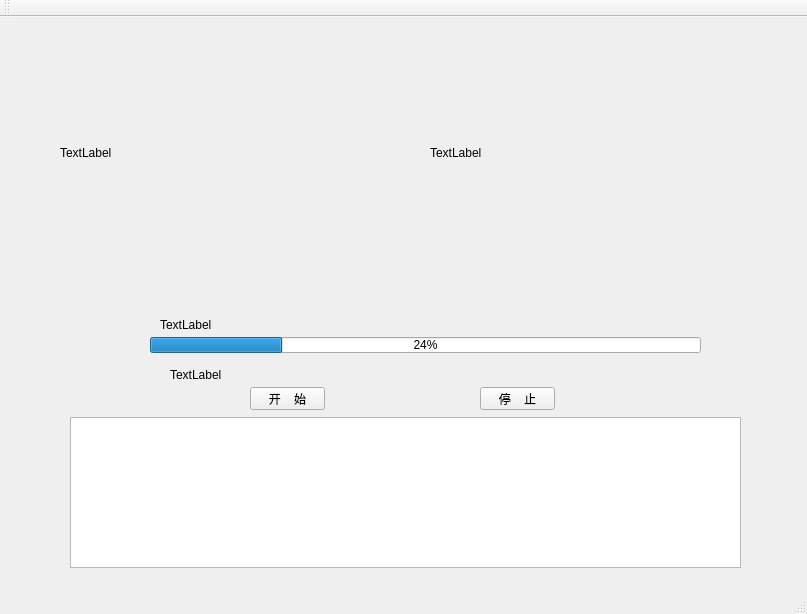
<?xml version="1.0" encoding="UTF-8"?>
<ui version="4.0">
 <class>QtWidgetsApplication1Class</class>
 <widget class="QMainWindow" name="QtWidgetsApplication1Class">
  <property name="geometry">
   <rect>
    <x>0</x>
    <y>0</y>
    <width>807</width>
    <height>614</height>
   </rect>
  </property>
  <property name="windowTitle">
   <string>QtWidgetsApplication1</string>
  </property>
  <widget class="QWidget" name="centralWidget">
   <widget class="QLabel" name="camera1">
    <property name="geometry">
     <rect>
      <x>60</x>
      <y>40</y>
      <width>291</width>
      <height>191</height>
     </rect>
    </property>
    <property name="text">
     <string>TextLabel</string>
    </property>
   </widget>
   <widget class="QPushButton" name="StartButton">
    <property name="geometry">
     <rect>
      <x>250</x>
      <y>370</y>
      <width>75</width>
      <height>23</height>
     </rect>
    </property>
    <property name="text">
     <string>开    始</string>
    </property>
   </widget>
   <widget class="QPushButton" name="StopButton">
    <property name="geometry">
     <rect>
      <x>480</x>
      <y>370</y>
      <width>75</width>
      <height>23</height>
     </rect>
    </property>
    <property name="text">
     <string>停    止</string>
    </property>
   </widget>
   <widget class="QLabel" name="time1">
    <property name="geometry">
     <rect>
      <x>170</x>
      <y>350</y>
      <width>81</width>
      <height>16</height>
     </rect>
    </property>
    <property name="text">
     <string>TextLabel</string>
    </property>
   </widget>
   <widget class="QLabel" name="camera2">
    <property name="geometry">
     <rect>
      <x>430</x>
      <y>40</y>
      <width>291</width>
      <height>191</height>
     </rect>
    </property>
    <property name="text">
     <string>TextLabel</string>
    </property>
   </widget>
   <widget class="QProgressBar" name="progressBar">
    <property name="geometry">
     <rect>
      <x>150</x>
      <y>320</y>
      <width>551</width>
      <height>16</height>
     </rect>
    </property>
    <property name="value">
     <number>24</number>
    </property>
   </widget>
   <widget class="QLabel" name="progressLabel">
    <property name="geometry">
     <rect>
      <x>160</x>
      <y>300</y>
      <width>501</width>
      <height>16</height>
     </rect>
    </property>
    <property name="text">
     <string>TextLabel</string>
    </property>
   </widget>
   <widget class="QTextBrowser" name="logBrowser">
    <property name="geometry">
     <rect>
      <x>70</x>
      <y>400</y>
      <width>671</width>
      <height>151</height>
     </rect>
    </property>
   </widget>
  </widget>
  <widget class="QMenuBar" name="menuBar">
   <property name="geometry">
    <rect>
     <x>0</x>
     <y>0</y>
     <width>807</width>
     <height>23</height>
    </rect>
   </property>
   <property name="defaultUp">
    <bool>false</bool>
   </property>
   <property name="nativeMenuBar">
    <bool>true</bool>
   </property>
  </widget>
  <widget class="QToolBar" name="mainToolBar">
   <attribute name="toolBarArea">
    <enum>TopToolBarArea</enum>
   </attribute>
   <attribute name="toolBarBreak">
    <bool>false</bool>
   </attribute>
  </widget>
  <widget class="QStatusBar" name="statusBar"/>
 </widget>
 <layoutdefault spacing="6" margin="11"/>
 <resources>
  <include location="QtWidgetsApplication1.qrc"/>
 </resources>
 <connections>
  <connection>
   <sender>StartButton</sender>
   <signal>clicked()</signal>
   <receiver>QtWidgetsApplication1Class</receiver>
   <slot>start_botton_clicked()</slot>
   <hints>
    <hint type="sourcelabel">
     <x>240</x>
     <y>685</y>
    </hint>
    <hint type="destinationlabel">
     <x>262</x>
     <y>364</y>
    </hint>
   </hints>
  </connection>
  <connection>
   <sender>StopButton</sender>
   <signal>clicked()</signal>
   <receiver>QtWidgetsApplication1Class</receiver>
   <slot>stop_botton_clicked()</slot>
   <hints>
    <hint type="sourcelabel">
     <x>470</x>
     <y>685</y>
    </hint>
    <hint type="destinationlabel">
     <x>450</x>
     <y>356</y>
    </hint>
   </hints>
  </connection>
 </connections>
 <slots>
  <slot>start_botton_clicked()</slot>
  <slot>stop_botton_clicked()</slot>
  <slot>close_botton_clicked()</slot>
  <slot>tool_botton_clicked()</slot>
 </slots>
</ui>
